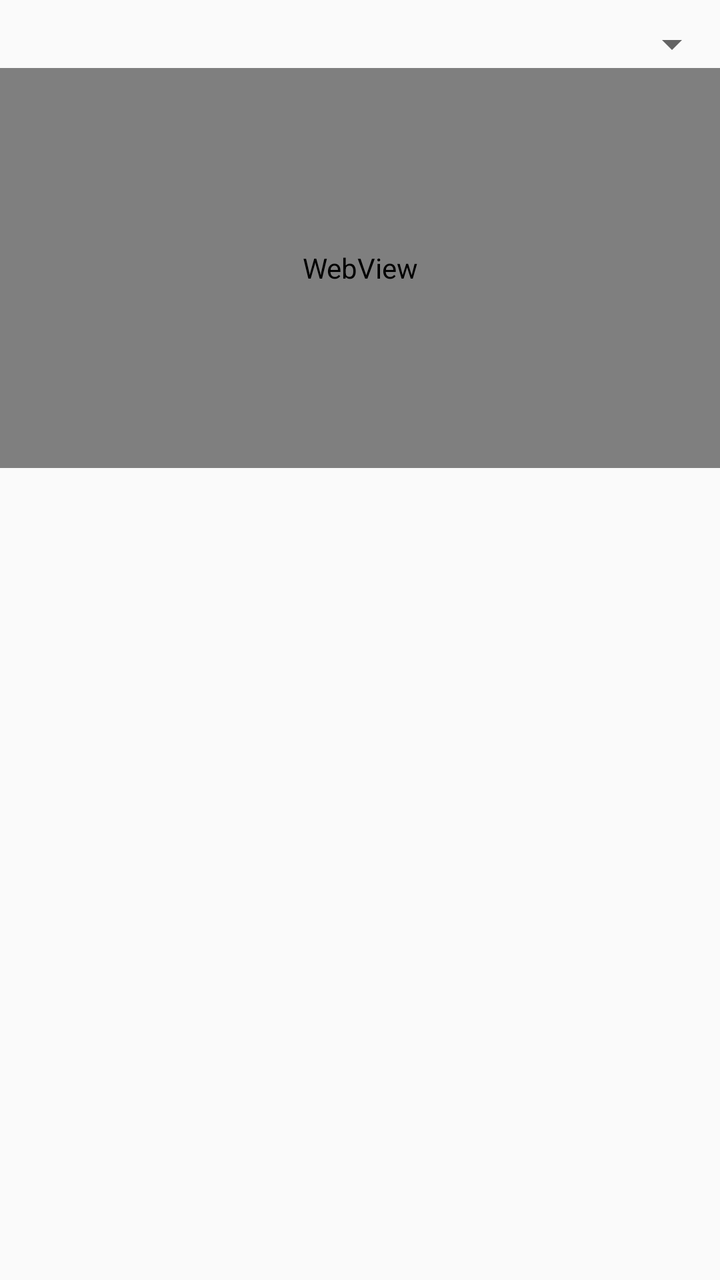
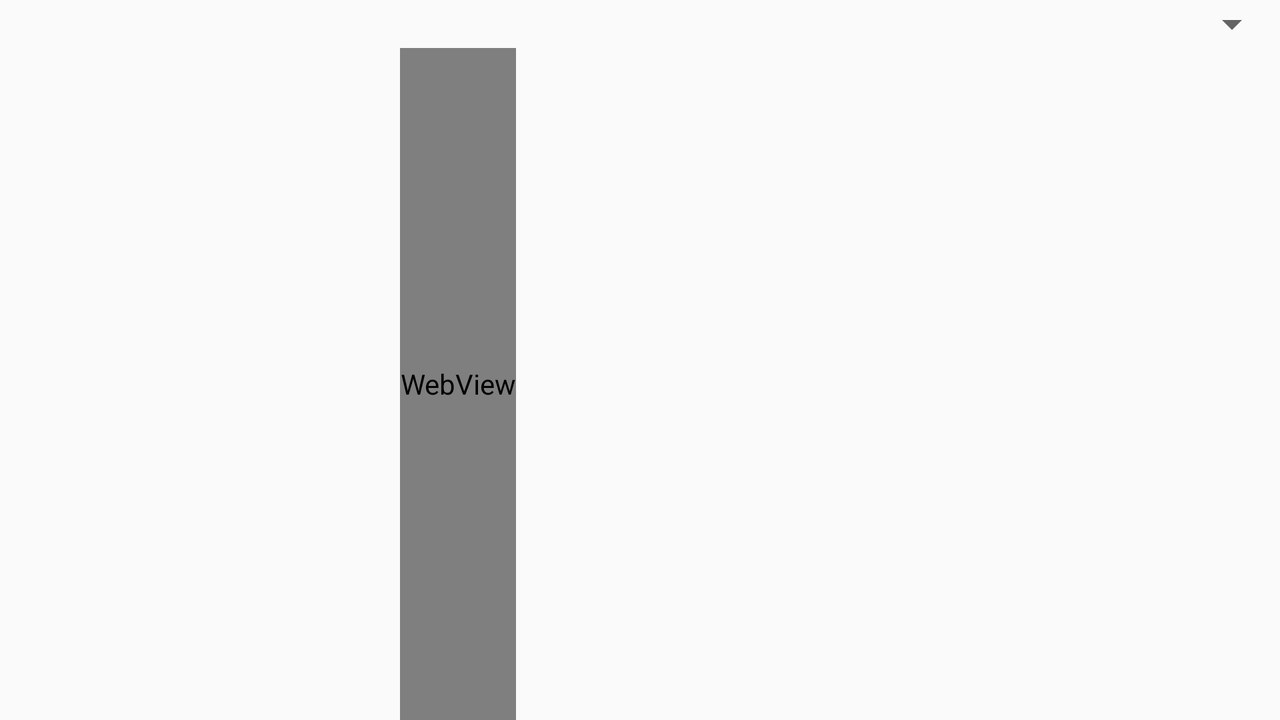

First picture: res/layout/ on a phone held upright. Second picture: the repository's own variant of that layout, on a device whose configuration matches the variant's folder. Source for both follows.
<!-- AndroidManifest.xml: application theme AppTheme -->
<!-- res/layout/fragment_eguraldi_orok.xml -->
<?xml version="1.0" encoding="utf-8"?>
<LinearLayout xmlns:android="http://schemas.android.com/apk/res/android"
    android:id="@+id/fg_home"
    android:layout_width="match_parent"
    android:layout_height="match_parent"
    android:orientation="vertical" >

    <LinearLayout
        android:layout_width="match_parent"
        android:layout_height="wrap_content"
        android:orientation="vertical" >
        <ImageView
            android:id="@+id/img_logo"
            android:layout_width="match_parent"
            android:layout_height="match_parent"
            android:layout_marginTop="10sp"
			android:layout_gravity="center"
			android:scaleType="fitCenter"          
            android:contentDescription="@string/logo" />
    </LinearLayout>
        <Spinner
            android:id="@+id/spinnerlurraldea"
            android:layout_width="match_parent"
            android:layout_height="wrap_content" />

    <WebView
        android:id="@+id/webVieweguraldiorok"
        android:layout_width="match_parent"
        android:layout_height="200dp" />
    <ListView
        android:id="@android:id/list"
        android:layout_width="match_parent"
        android:layout_height="wrap_content"
        android:divider="@android:color/transparent"
        android:dividerHeight="1dp"
        android:paddingLeft="10dip"
        android:paddingRight="10dip"
        android:paddingTop="1dip" >
    </ListView>
    

</LinearLayout>
<!-- resources referenced by this layout -->
<resources>
  <string name="logo">Logoa</string>
  <style name="AppTheme" parent="AppBaseTheme">
          
      </style>
  <!-- from res/values-v21/ -->
  <style name="AppBaseTheme" parent="android:Theme.Material.Light">
          
          
      <item name="android:colorPrimary">@color/naranja</item>
      
      <item name="android:colorPrimaryDark">@color/naranja_dark</item>
      
      <item name="android:colorAccent">@color/accent</item>
      
      <item name="android:navigationBarColor">@color/naranja</item>
      
      </style>
  <color name="naranja">#e87400</color>
  <color name="naranja_dark">#b04b07</color>
  <color name="accent">#ff7a20</color>
</resources>
<!-- res/layout-land/fragment_eguraldi_orok.xml (the author's variant of the layout above) -->
<!-- drawn on the phone turned sideways -->
<?xml version="1.0" encoding="utf-8"?>
<LinearLayout xmlns:android="http://schemas.android.com/apk/res/android"
    android:id="@+id/fg_home"
    android:layout_width="match_parent"
    android:layout_height="match_parent"
    android:orientation="vertical" >

    <Spinner
        android:id="@+id/spinnerlurraldea"
        android:layout_width="match_parent"
        android:layout_height="wrap_content" />

    <LinearLayout
        android:layout_width="match_parent"
        android:layout_height="match_parent"
        android:orientation="horizontal" >

        <ListView
            android:id="@android:id/list"
            android:layout_width="200dp"
            android:layout_height="match_parent"
            android:divider="@android:color/transparent"
            android:dividerHeight="1dp"
            android:minHeight="100dip"
            android:minWidth="100dip"
            android:paddingLeft="10dip"
            android:paddingRight="10dip"
            android:paddingTop="1dip" >
        </ListView>
        
        <WebView
            android:id="@+id/webVieweguraldiorok"
            android:layout_width="wrap_content"
            android:layout_height="match_parent" />


    </LinearLayout>

</LinearLayout>
<!-- resources referenced by the variant -->
<!-- as the phone turned sideways resolves them -->
<resources>
  <style name="AppTheme" parent="AppBaseTheme">
          
      </style>
  <!-- from res/values-v21/ -->
  <style name="AppBaseTheme" parent="android:Theme.Material.Light">
          
          
      <item name="android:colorPrimary">@color/naranja</item>
      
      <item name="android:colorPrimaryDark">@color/naranja_dark</item>
      
      <item name="android:colorAccent">@color/accent</item>
      
      <item name="android:navigationBarColor">@color/naranja</item>
      
      </style>
  <color name="naranja">#e87400</color>
  <color name="naranja_dark">#b04b07</color>
  <color name="accent">#ff7a20</color>
</resources>
